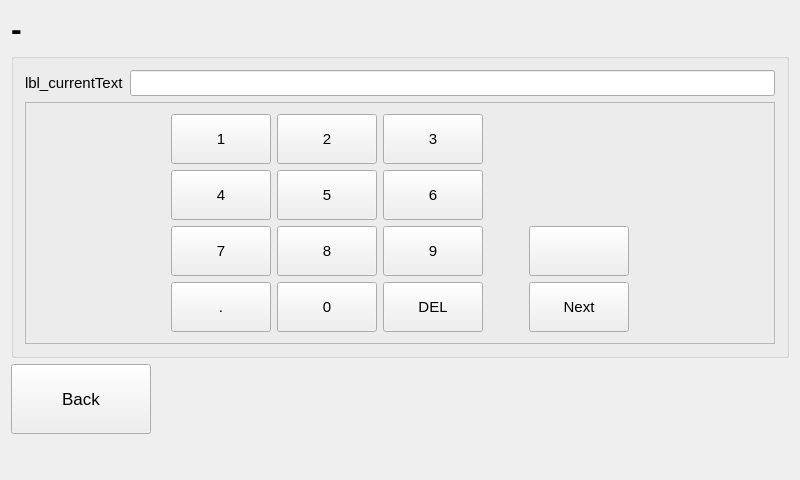
<?xml version="1.0" encoding="UTF-8"?>
<ui version="4.0">
 <class>numInput</class>
 <widget class="QWidget" name="numInput">
  <property name="geometry">
   <rect>
    <x>0</x>
    <y>0</y>
    <width>800</width>
    <height>480</height>
   </rect>
  </property>
  <property name="font">
   <font>
    <pointsize>11</pointsize>
   </font>
  </property>
  <property name="windowTitle">
   <string>newLogin</string>
  </property>
  <layout class="QGridLayout" name="gridLayout">
   <item row="2" column="0">
    <widget class="QPushButton" name="btn_back">
     <property name="minimumSize">
      <size>
       <width>140</width>
       <height>70</height>
      </size>
     </property>
     <property name="font">
      <font>
       <pointsize>13</pointsize>
      </font>
     </property>
     <property name="text">
      <string>Back</string>
     </property>
    </widget>
   </item>
   <item row="0" column="0" colspan="4">
    <widget class="QLabel" name="lbl_title">
     <property name="sizePolicy">
      <sizepolicy hsizetype="Preferred" vsizetype="Fixed">
       <horstretch>0</horstretch>
       <verstretch>0</verstretch>
      </sizepolicy>
     </property>
     <property name="maximumSize">
      <size>
       <width>16777215</width>
       <height>36</height>
      </size>
     </property>
     <property name="font">
      <font>
       <pointsize>24</pointsize>
       <weight>75</weight>
       <bold>true</bold>
      </font>
     </property>
     <property name="text">
      <string>-</string>
     </property>
    </widget>
   </item>
   <item row="2" column="1">
    <spacer name="horizontalSpacer">
     <property name="orientation">
      <enum>Qt::Horizontal</enum>
     </property>
     <property name="sizeHint" stdset="0">
      <size>
       <width>40</width>
       <height>20</height>
      </size>
     </property>
    </spacer>
   </item>
   <item row="3" column="0">
    <spacer name="verticalSpacer_2">
     <property name="orientation">
      <enum>Qt::Vertical</enum>
     </property>
     <property name="sizeType">
      <enum>QSizePolicy::Preferred</enum>
     </property>
     <property name="sizeHint" stdset="0">
      <size>
       <width>17</width>
       <height>40</height>
      </size>
     </property>
    </spacer>
   </item>
   <item row="1" column="0" colspan="4">
    <widget class="QGroupBox" name="groupBox">
     <property name="title">
      <string/>
     </property>
     <property name="alignment">
      <set>Qt::AlignCenter</set>
     </property>
     <layout class="QGridLayout" name="gridLayout_2">
      <item row="1" column="0">
       <widget class="QFrame" name="keyboard">
        <property name="frameShape">
         <enum>QFrame::StyledPanel</enum>
        </property>
        <property name="frameShadow">
         <enum>QFrame::Raised</enum>
        </property>
        <layout class="QGridLayout" name="gridLayout_3">
         <item row="2" column="2">
          <widget class="QPushButton" name="btn_7">
           <property name="sizePolicy">
            <sizepolicy hsizetype="Minimum" vsizetype="Minimum">
             <horstretch>0</horstretch>
             <verstretch>0</verstretch>
            </sizepolicy>
           </property>
           <property name="minimumSize">
            <size>
             <width>100</width>
             <height>50</height>
            </size>
           </property>
           <property name="text">
            <string>7</string>
           </property>
          </widget>
         </item>
         <item row="2" column="3">
          <widget class="QPushButton" name="btn_8">
           <property name="sizePolicy">
            <sizepolicy hsizetype="Minimum" vsizetype="Minimum">
             <horstretch>0</horstretch>
             <verstretch>0</verstretch>
            </sizepolicy>
           </property>
           <property name="minimumSize">
            <size>
             <width>100</width>
             <height>50</height>
            </size>
           </property>
           <property name="text">
            <string>8</string>
           </property>
          </widget>
         </item>
         <item row="2" column="4">
          <widget class="QPushButton" name="btn_9">
           <property name="sizePolicy">
            <sizepolicy hsizetype="Minimum" vsizetype="Minimum">
             <horstretch>0</horstretch>
             <verstretch>0</verstretch>
            </sizepolicy>
           </property>
           <property name="minimumSize">
            <size>
             <width>100</width>
             <height>50</height>
            </size>
           </property>
           <property name="text">
            <string>9</string>
           </property>
          </widget>
         </item>
         <item row="4" column="4">
          <widget class="QPushButton" name="btn_del">
           <property name="sizePolicy">
            <sizepolicy hsizetype="Minimum" vsizetype="Minimum">
             <horstretch>0</horstretch>
             <verstretch>0</verstretch>
            </sizepolicy>
           </property>
           <property name="minimumSize">
            <size>
             <width>100</width>
             <height>50</height>
            </size>
           </property>
           <property name="text">
            <string>DEL</string>
           </property>
          </widget>
         </item>
         <item row="1" column="4">
          <widget class="QPushButton" name="btn_6">
           <property name="sizePolicy">
            <sizepolicy hsizetype="Minimum" vsizetype="Minimum">
             <horstretch>0</horstretch>
             <verstretch>0</verstretch>
            </sizepolicy>
           </property>
           <property name="minimumSize">
            <size>
             <width>100</width>
             <height>50</height>
            </size>
           </property>
           <property name="text">
            <string>6</string>
           </property>
          </widget>
         </item>
         <item row="1" column="3">
          <widget class="QPushButton" name="btn_5">
           <property name="sizePolicy">
            <sizepolicy hsizetype="Minimum" vsizetype="Minimum">
             <horstretch>0</horstretch>
             <verstretch>0</verstretch>
            </sizepolicy>
           </property>
           <property name="minimumSize">
            <size>
             <width>100</width>
             <height>50</height>
            </size>
           </property>
           <property name="text">
            <string>5</string>
           </property>
          </widget>
         </item>
         <item row="4" column="3">
          <widget class="QPushButton" name="btn_0">
           <property name="sizePolicy">
            <sizepolicy hsizetype="Minimum" vsizetype="Minimum">
             <horstretch>0</horstretch>
             <verstretch>0</verstretch>
            </sizepolicy>
           </property>
           <property name="minimumSize">
            <size>
             <width>100</width>
             <height>50</height>
            </size>
           </property>
           <property name="text">
            <string>0</string>
           </property>
          </widget>
         </item>
         <item row="1" column="2">
          <widget class="QPushButton" name="btn_4">
           <property name="sizePolicy">
            <sizepolicy hsizetype="Minimum" vsizetype="Minimum">
             <horstretch>0</horstretch>
             <verstretch>0</verstretch>
            </sizepolicy>
           </property>
           <property name="minimumSize">
            <size>
             <width>100</width>
             <height>50</height>
            </size>
           </property>
           <property name="text">
            <string>4</string>
           </property>
          </widget>
         </item>
         <item row="0" column="4">
          <widget class="QPushButton" name="btn_3">
           <property name="sizePolicy">
            <sizepolicy hsizetype="Minimum" vsizetype="Minimum">
             <horstretch>0</horstretch>
             <verstretch>0</verstretch>
            </sizepolicy>
           </property>
           <property name="minimumSize">
            <size>
             <width>100</width>
             <height>50</height>
            </size>
           </property>
           <property name="text">
            <string>3</string>
           </property>
          </widget>
         </item>
         <item row="0" column="2">
          <widget class="QPushButton" name="btn_1">
           <property name="sizePolicy">
            <sizepolicy hsizetype="Minimum" vsizetype="Minimum">
             <horstretch>0</horstretch>
             <verstretch>0</verstretch>
            </sizepolicy>
           </property>
           <property name="minimumSize">
            <size>
             <width>100</width>
             <height>50</height>
            </size>
           </property>
           <property name="text">
            <string>1</string>
           </property>
          </widget>
         </item>
         <item row="4" column="2">
          <widget class="QPushButton" name="btn_dot">
           <property name="sizePolicy">
            <sizepolicy hsizetype="Minimum" vsizetype="Minimum">
             <horstretch>0</horstretch>
             <verstretch>0</verstretch>
            </sizepolicy>
           </property>
           <property name="minimumSize">
            <size>
             <width>100</width>
             <height>50</height>
            </size>
           </property>
           <property name="text">
            <string>.</string>
           </property>
          </widget>
         </item>
         <item row="2" column="6">
          <widget class="QPushButton" name="btn_unit">
           <property name="sizePolicy">
            <sizepolicy hsizetype="Minimum" vsizetype="Minimum">
             <horstretch>0</horstretch>
             <verstretch>0</verstretch>
            </sizepolicy>
           </property>
           <property name="maximumSize">
            <size>
             <width>120</width>
             <height>16777215</height>
            </size>
           </property>
           <property name="text">
            <string/>
           </property>
          </widget>
         </item>
         <item row="0" column="1">
          <spacer name="horizontalSpacer_2">
           <property name="orientation">
            <enum>Qt::Horizontal</enum>
           </property>
           <property name="sizeHint" stdset="0">
            <size>
             <width>40</width>
             <height>20</height>
            </size>
           </property>
          </spacer>
         </item>
         <item row="0" column="3">
          <widget class="QPushButton" name="btn_2">
           <property name="sizePolicy">
            <sizepolicy hsizetype="Minimum" vsizetype="Minimum">
             <horstretch>0</horstretch>
             <verstretch>0</verstretch>
            </sizepolicy>
           </property>
           <property name="minimumSize">
            <size>
             <width>100</width>
             <height>50</height>
            </size>
           </property>
           <property name="text">
            <string>2</string>
           </property>
          </widget>
         </item>
         <item row="4" column="6">
          <widget class="QPushButton" name="btn_next">
           <property name="sizePolicy">
            <sizepolicy hsizetype="Minimum" vsizetype="Minimum">
             <horstretch>0</horstretch>
             <verstretch>0</verstretch>
            </sizepolicy>
           </property>
           <property name="minimumSize">
            <size>
             <width>100</width>
             <height>50</height>
            </size>
           </property>
           <property name="maximumSize">
            <size>
             <width>120</width>
             <height>16777215</height>
            </size>
           </property>
           <property name="text">
            <string>Next</string>
           </property>
          </widget>
         </item>
         <item row="2" column="5">
          <spacer name="horizontalSpacer_4">
           <property name="orientation">
            <enum>Qt::Horizontal</enum>
           </property>
           <property name="sizeType">
            <enum>QSizePolicy::Fixed</enum>
           </property>
           <property name="sizeHint" stdset="0">
            <size>
             <width>40</width>
             <height>20</height>
            </size>
           </property>
          </spacer>
         </item>
         <item row="2" column="7">
          <spacer name="horizontalSpacer_5">
           <property name="orientation">
            <enum>Qt::Horizontal</enum>
           </property>
           <property name="sizeHint" stdset="0">
            <size>
             <width>40</width>
             <height>20</height>
            </size>
           </property>
          </spacer>
         </item>
        </layout>
       </widget>
      </item>
      <item row="0" column="0">
       <layout class="QFormLayout" name="formLayout">
        <item row="0" column="0">
         <widget class="QLabel" name="lbl_currentText">
          <property name="text">
           <string>lbl_currentText</string>
          </property>
         </widget>
        </item>
        <item row="0" column="1">
         <widget class="QLineEdit" name="lineEdit_currentText">
          <property name="text">
           <string/>
          </property>
         </widget>
        </item>
       </layout>
      </item>
     </layout>
    </widget>
   </item>
  </layout>
 </widget>
 <layoutdefault spacing="6" margin="11"/>
 <resources/>
 <connections/>
</ui>
